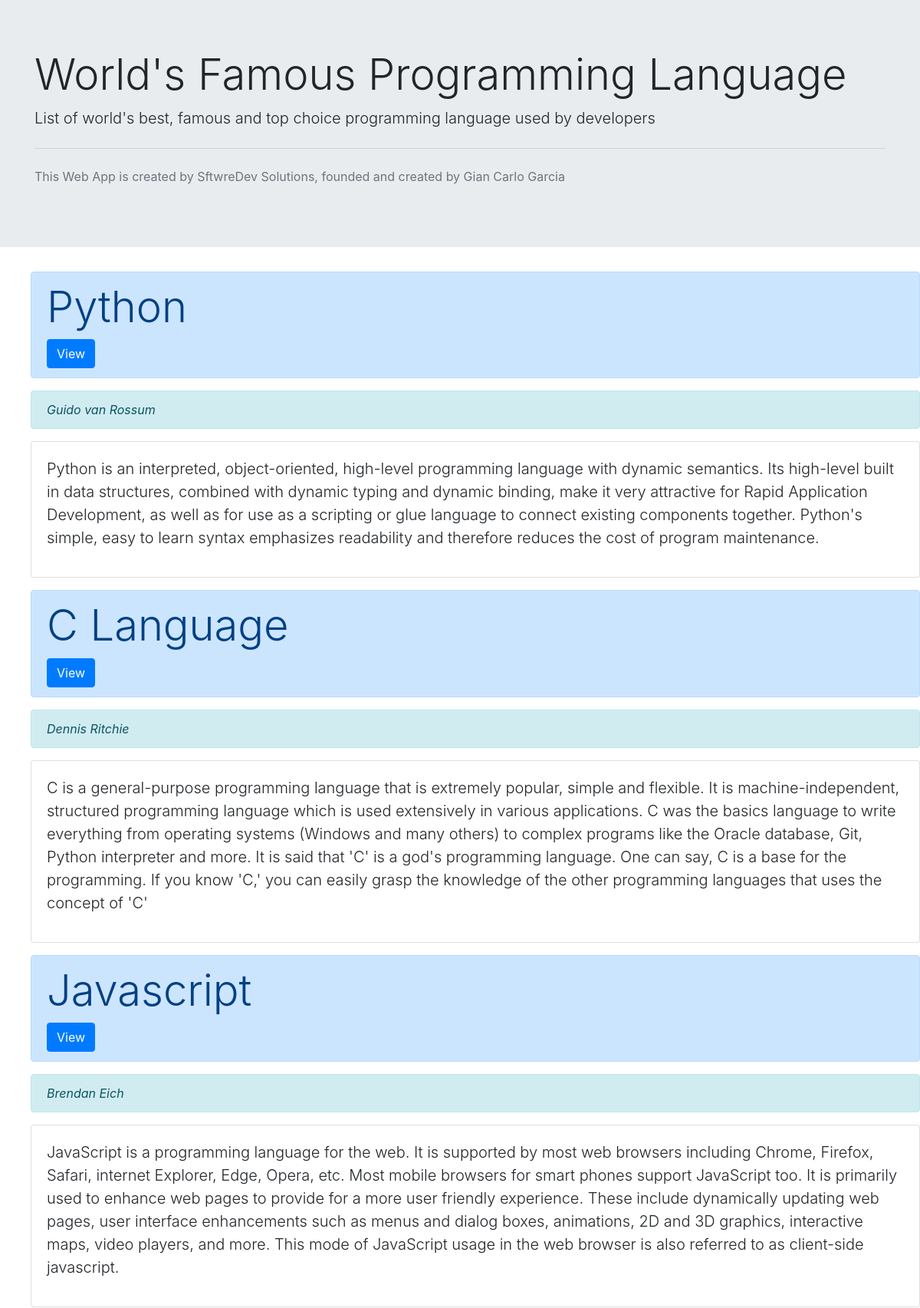
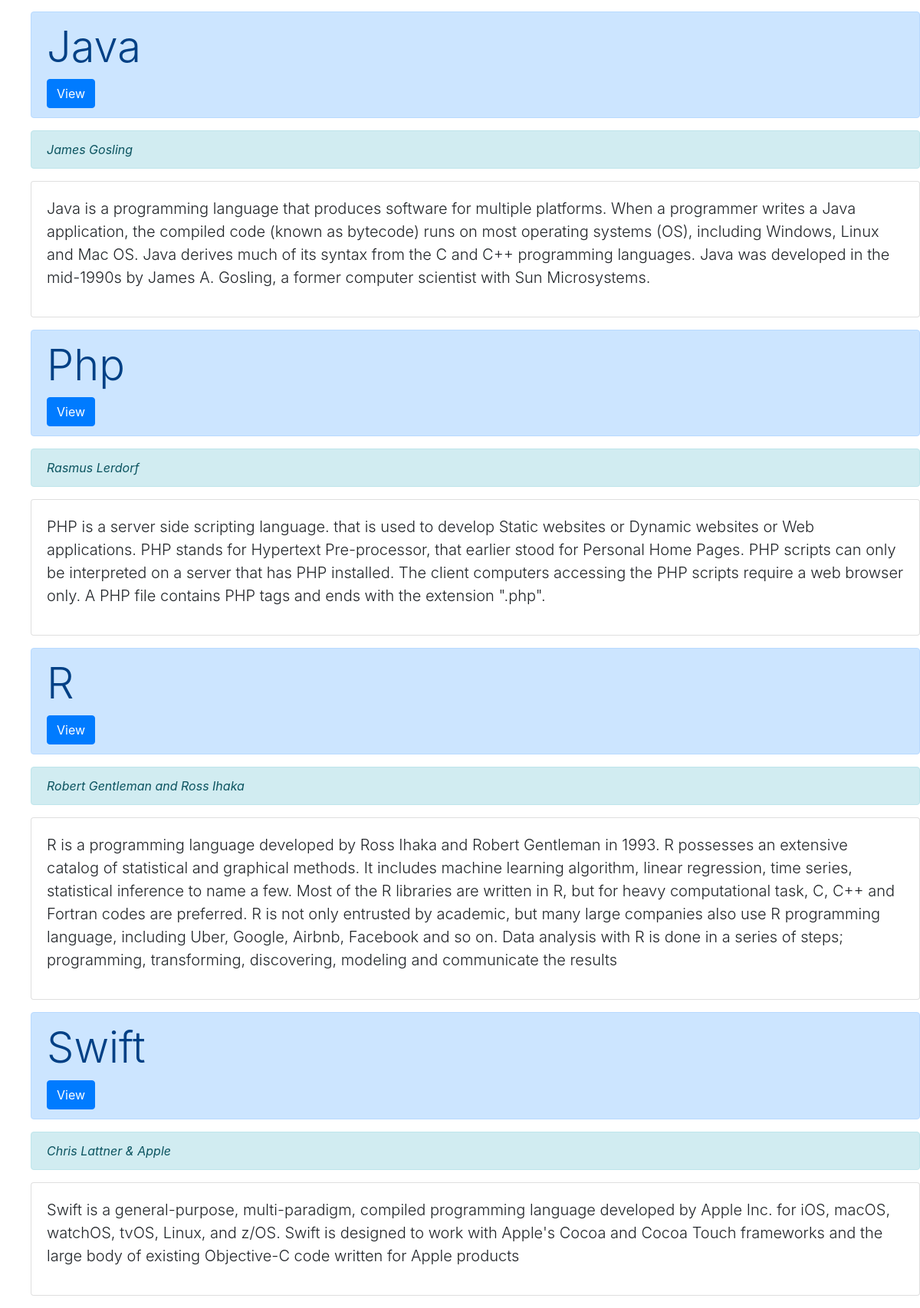
The page / on the database its author committed (2 pictures, top to bottom).
### crud/models.py (models this page shows, shortened)
class Programming(models.Model):
    language = models.CharField(max_length=100,db_index=True)
    slug = models.SlugField(unique=True, db_index=True)
    creator = models.CharField(max_length=100)
    description = models.TextField(blank=False)
    def get_absolute_url(self):
        return f"/list/{self.slug}"

### crud/views.py (the view)
# urls.py: path('', views.list, name = 'list'),
def list(request):
    qs = Programming.objects.all()
    context = {'object_list' : qs}
    return render(request, 'crud/list.html', context)

### crud/templates/crud/list.html (shortened to what this page needs)
{% extends 'base.html' %}
{% block content %}
    {% include 'crud/header.html' %}
    {% for post in object_list %}
       <ul>
            <div class="alert alert-primary" role="alert">
                <h3 class='display-4'> {{ post.language }} </h3>
                <a class="btn btn-primary" href='{{ post.get_absolute_url }}'>View</a>
            </div>
            <p class="alert alert-info"> <cite title='Source Title'>{{ post.creator }} </cite> </p>
            <div class="card card-body">
                <p class="lead" > {{post.description }} </p>
            </div>
       </ul>
    {% endfor %}
{% endblock %}

### templates/base.html (shortened to what this page needs)
<!doctype html>
<html lang="en">
  <head>
    <link rel="stylesheet" href="https://stackpath.bootstrapcdn.com/bootstrap/4.3.1/css/bootstrap.min.css">
  </head>
  <body>
    {% block content %}
    {% endblock %}
  </body>
</html>

### crud/templates/crud/header.html
<div class="jumbotron jumbotron-fluid">
        <div class="container">
          <h1 class="display-4">World's Famous Programming Language</h1>
          <p class="lead">List of world's best, famous and top choice programming language used by developers </p>
          <hr class="my-4">
          <p class='text-muted'>This Web App is created by SftwreDev Solutions, founded and created by Gian Carlo Garcia</p>
        </div>
      </div>

### rows shown on the page
Programming: language "Python", creator "Guido van Rossum", description "Python is an interpreted, object-oriented, high-level programming language with dynamic semantics. Its high-level built in data structures, combined with dynamic typing and dynamic binding, make it very attractive for Rapid Application Development, as well as for use as a scripting or glue language to connect existing components together. Python's simple, easy to learn syntax emphasizes readability and therefore reduces the cost of program maintenance."
Programming: language "C Language", creator "Dennis Ritchie", description "C is a general-purpose programming language that is extremely popular, simple and flexible. It is machine-independent, structured programming language which is used extensively in various applications. C was the basics language to write everything from operating systems (Windows and many others) to complex programs like the Oracle database, Git, Python interpreter and more. It is said that 'C' is a god's programming language. One can say, C is a base for the programming. If you know 'C,' you can easily grasp the knowledge of the other programming languages that uses the concept of 'C'"
Programming: language "Javascript", creator "Brendan Eich", description "JavaScript is a programming language for the web. It is supported by most web browsers including Chrome, Firefox, Safari, internet Explorer, Edge, Opera, etc. Most mobile browsers for smart phones support JavaScript too. It is primarily used to enhance web pages to provide for a more user friendly experience. These include dynamically updating web pages, user interface enhancements such as menus and dialog boxes, animations, 2D and 3D graphics, interactive maps, video players, and more. This mode of JavaScript usage in the web browser is also referred to as client-side javascript."
Programming: language "Java", creator "James Gosling", description "Java is a programming language that produces software for multiple platforms. When a programmer writes a Java application, the compiled code (known as bytecode) runs on most operating systems (OS), including Windows, Linux and Mac OS. Java derives much of its syntax from the C and C++ programming languages. Java was developed in the mid-1990s by James A. Gosling, a former computer scientist with Sun Microsystems."
Programming: language "Php", creator "Rasmus Lerdorf", description "PHP is a server side scripting language. that is used to develop Static websites or Dynamic websites or Web applications. PHP stands for Hypertext Pre-processor, that earlier stood for Personal Home Pages. PHP scripts can only be interpreted on a server that has PHP installed. The client computers accessing the PHP scripts require a web browser only. A PHP file contains PHP tags and ends with the extension \".php\"."
Programming: language "R", creator "Robert Gentleman and Ross Ihaka", description "R is a programming language developed by Ross Ihaka and Robert Gentleman in 1993. R possesses an extensive catalog of statistical and graphical methods. It includes machine learning algorithm, linear regression, time series, statistical inference to name a few. Most of the R libraries are written in R, but for heavy computational task, C, C++ and Fortran codes are preferred. R is not only entrusted by academic, but many large companies also use R programming language, including Uber, Google, Airbnb, Facebook and so on. Data analysis with R is done in a series of steps; programming, transforming, discovering, modeling and communicate the results"
Programming: language "Swift", creator "Chris Lattner & Apple", description "Swift is a general-purpose, multi-paradigm, compiled programming language developed by Apple Inc. for iOS, macOS, watchOS, tvOS, Linux, and z/OS. Swift is designed to work with Apple's Cocoa and Cocoa Touch frameworks and the large body of existing Objective-C code written for Apple products"
